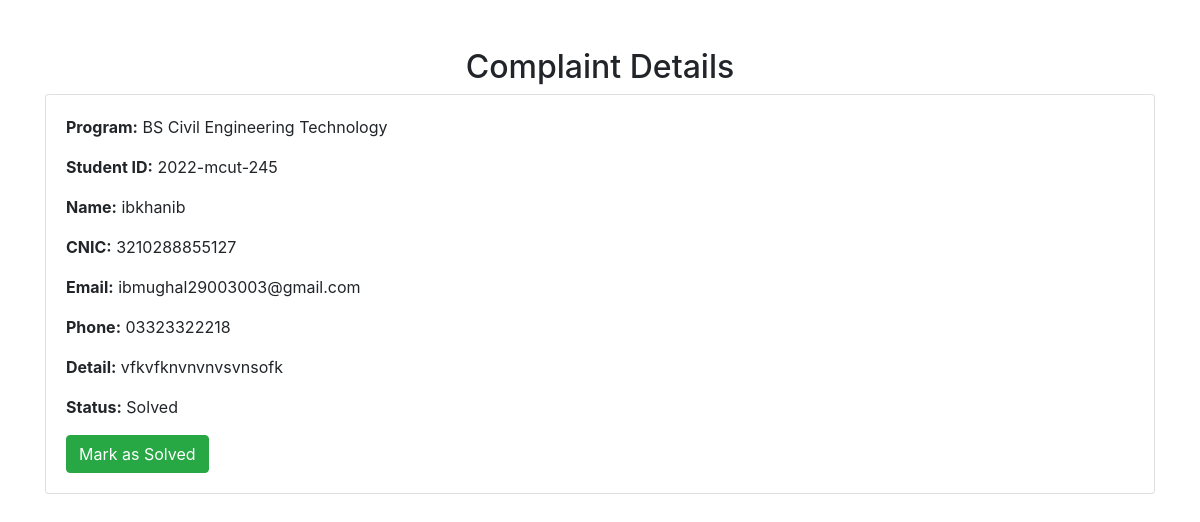
Screenshot of /view_complaint.php?id=1 (signed in) with the database file from the repository.
### tables this page shows
CREATE TABLE `complaints` (
  `id` int(11) NOT NULL,
  `campus` varchar(255) DEFAULT NULL,
  `program` varchar(255) DEFAULT NULL,
  `student_id` varchar(50) DEFAULT NULL,
  `name` varchar(255) DEFAULT NULL,
  `cnic` varchar(20) DEFAULT NULL,
  `email` varchar(255) DEFAULT NULL,
  `phone` varchar(20) DEFAULT NULL,
  `complaint_detail` text DEFAULT NULL,
  `submission_date` timestamp NOT NULL DEFAULT current_timestamp(),
  `status` enum('Pending','Solved') DEFAULT 'Pending'
);

### view_complaint.php (the view, shortened to what this page needs)
<?php
include 'db_controller_admin.php';
if (isset($_GET['id'])) {
    $id = $_GET['id'];
    $query = "SELECT * FROM complaints WHERE id='$id'";
    $result = mysqli_query($conn, $query);
    $complaint = mysqli_fetch_assoc($result);
} else {
    header("Location: manage_complaints.php");
    exit();
}
?>
<!DOCTYPE html>
<html lang="en">
<head>
    <link rel="stylesheet" href="https://maxcdn.bootstrapcdn.com/bootstrap/4.5.2/css/bootstrap.min.css">
</head>
<body>
    <div class="container">
        <h2 class="text-center mt-5">Complaint Details</h2>
        <div class="card">
            <div class="card-body">
                <p><strong>Program:</strong> <?php echo $complaint['program']; ?></p>
                <p><strong>Student ID:</strong> <?php echo $complaint['student_id']; ?></p>
                <p><strong>Name:</strong> <?php echo $complaint['name']; ?></p>
                <p><strong>CNIC:</strong> <?php echo $complaint['cnic']; ?></p>
                <p><strong>Email:</strong> <?php echo $complaint['email']; ?></p>
                <p><strong>Phone:</strong> <?php echo $complaint['phone']; ?></p>
                <p><strong>Detail:</strong> <?php echo $complaint['complaint_detail']; ?></p>
                <p><strong>Status:</strong> <?php echo $complaint['status']; ?></p>
                <form method="POST" action="update_complaint_status.php">
                    <button type="submit" name="mark_solved" class="btn btn-success">Mark as Solved</button>
                </form>
            </div>
        </div>
    </div>
</body>
</html>

### rows the page displays
complaints: program "BS Civil Engineering Technology", student "2022-mcut-245", name "ibkhanib", cnic "3210288855127", email "ibmughal29003003@gmail.com", phone "03323322218", complaint_detail "vfkvfknvnvnvsvnsofk", status "Solved"
